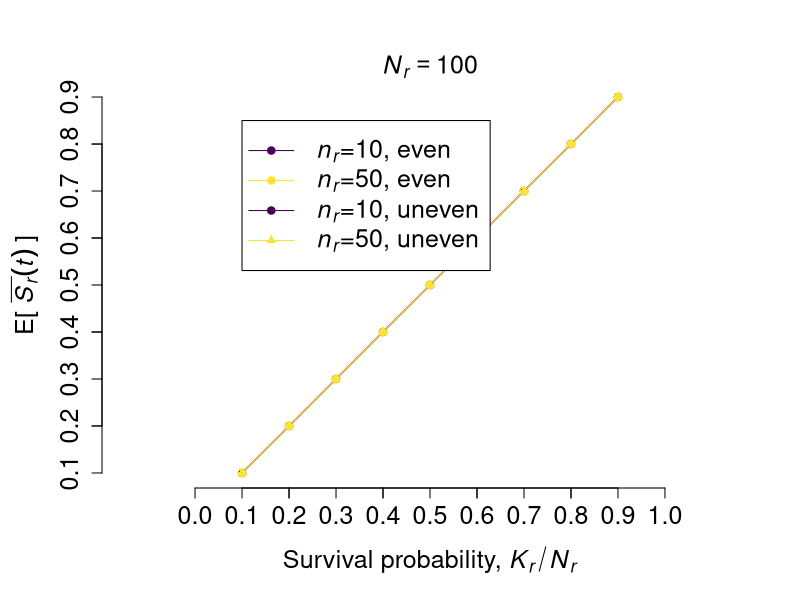
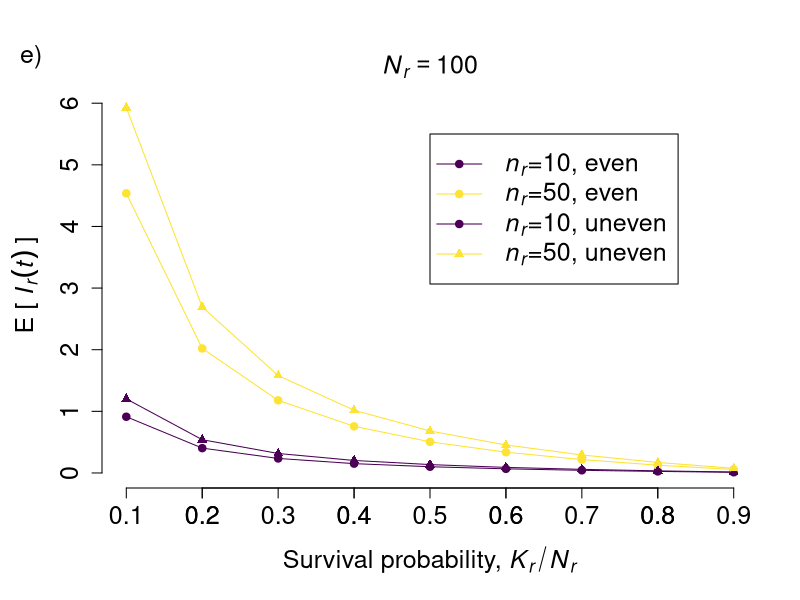
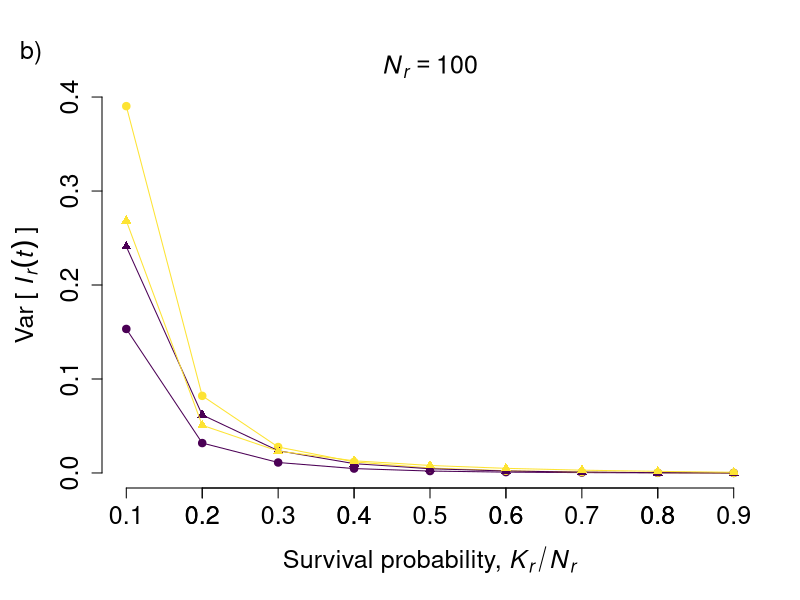
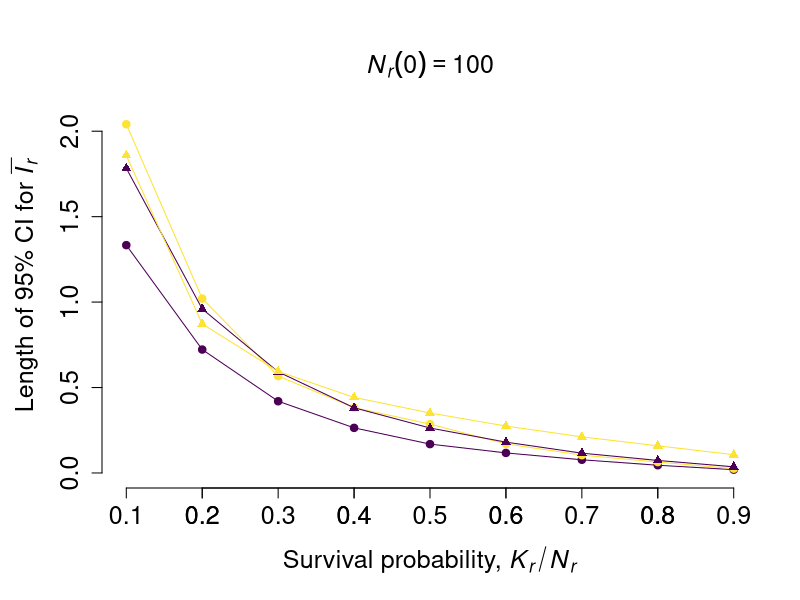

Recreate these plots in R, in order.

######################################################################################################
######################################################################################################
##
## TITLE
##
## Simulations described in Appendix S1 to explore properties of the variance in relative fitness
## among maternal lines sourced from region "r" (equation 3 in main text), under the null model
## for opportunity for selection, based on demographic stochasticity.  
##
## INTRODUCTION
##
## This script is part of a project on provenance selection and opportunity for selection in ex
## situ collections for plant conservation.
##
## The code below implements a simulation (described in detail in Appendix S1) that explores
## properties of the distribution of the variance in relative fitness among maternal lines sourced
## from region "r", a quantity described in equation 3 of the main text and hereafter referred to
## as "Irt". The simulation explores how, under the null model for opportunity for selection, the
## mean and variance of "Irt" are afected by survival probability, initial number of plants from
## region "r", the number of maternal lines and variation in the initial number of plants per
## maternal line.
##
## DATA FILES REQUIRED
##
## None
##
######################################################################################################
######################################################################################################

#create dataframe with values of survival probability ("overall.survival"), number of maternal lines
#from region "r" ("nr"), the initial number of plants from region "r" ("Nr") and whether the
#distribution of the initial number of plants from region "r" is evenly distributed across maternal
#lines or not ("even.Nri.0"). 
OS.par <- expand.grid(overall.survival = seq(0.1, 0.9, 0.1), nr = c(10, 50), even.Nri.0=c(T,F), Nr = c(100, 200, 400))

#create vectors to store simulated values of the mean survival rate of individual plants across
#maternal lines sourced from a given region "r", "Srt.hat", the mean and variance of "Irt" and th 95%
#confidence interval for "Irt".
mean.Srt.hat <- rep(NA, times=nrow(OS.par))
mean.Irt <- rep(NA, times=nrow(OS.par))
var.Irt <- rep(NA, times=nrow(OS.par))
length.95CI.Irt <- rep(NA, times=nrow(OS.par))

#define number of simulation iterations
k <- 10000 #iterations

#begin simulation
for(i in 1:nrow(OS.par)){
	Srt.hat <- rep(NA, times=k) #mean survival across maternal lines
	Irt <- rep(NA, times=k) #opportunity for selection
	for(j in 1:k){
		Nr <- OS.par$Nr[i]
		nr <- OS.par$nr[i]		
		overall.survival <- OS.par$overall.survival[i] #overall survival probability: range from 0.1 to 0.9 every 0.1
		Kr <-  Nr*overall.survival
		#Kr
		
		#distribution of plants among maternal lines
		if(OS.par$even.Nri.0[i] == T) Nri.0 <- rep(Nr/nr, times=nr)
		if(OS.par$even.Nri.0[i] == F) Nri.0 <- rep(c(0.75*Nr, 0.25*Nr)/(nr*0.5), each=c(nr*0.5))
		#Nri.0
		#sum(Nri.0)
		#Nr

		survival <- sample(rep(c(0,1), times=c(Nr-Kr,Kr)))
		#sum(survival)
		#Kr
		#length(survival)
		#Nr

		#maternal line index, lower bound
		mli.L <- c(1,(1+cumsum(Nri.0)[-nr]))
		#maternal line index, upper bound 
		mli.U <- cumsum(Nri.0)

		Nri.t <- rep(NA, times=nr)
		for(w in 1:nr){
			Nri.t[w] <- sum(survival[mli.L[w]:mli.U[w]])
		}
		#Nri.t
		#sum(Nri.t)
		#length(Nri.t)

		Srt.hat[j] <- mean(Nri.t/Nri.0) #mean survival across maternal lines
		Irt[j] <- var((Nri.t/Nri.0)/Srt.hat[j]) #opportunity for selection
	}
	mean.Srt.hat[i] <- mean(Srt.hat, na.rm=T)
	mean.Irt[i] <- mean(Irt, na.rm=T)
	var.Irt[i] <- var(Irt, na.rm=T)
	length.95CI.Irt[i] <- quantile(Irt, 0.975, na.rm=T) - quantile(Irt, 0.025, na.rm=T) 
}
#end simulation

#create vector with colors to plot results
nr.col <- hcl.colors(length(unique(OS.par$nr)), palette = "Viridis")
#nr.col <- nr.col[length(nr.col):1]
#hcl.pals()

#select a value for the initial number of plants from region "r" ("Nr"),
#the plots below will show the results for that value of "Nr"
Nr.to.plot <- 100 #select a value from unique(OS.par$Nr)

#plot results for the mean of "Srt.hat" (i.e., mean.Srt.hat)
#par(mar=c(5, 4, 4, 2) + 0.1) #default
par(mar=c(5.5, 5, 4, 2) + 0.1)
plot(OS.par$overall.survival[OS.par$Nr==Nr.to.plot], mean.Srt.hat[OS.par$Nr==Nr.to.plot], xlim=c(0.1,0.9), ylim=c(0.1,0.9),
	bty="n", type="n", asp=1,
	#xlab=expression(paste("Survival probability for plants from region ", italic(r), " (", italic(S[or]), ")", sep="")),
	xlab="",
	ylab=expression(paste("E[ ", italic(bar(S[r])(t)), " ]", sep="")),
	cex.lab=1.5, cex.axis=1.5)
for(i in 1:length(unique(OS.par$nr))){
	points(OS.par$overall.survival[OS.par$Nr==Nr.to.plot & OS.par$even.Nri.0==T & OS.par$nr==unique(OS.par$nr)[i]],
	mean.Srt.hat[OS.par$Nr==Nr.to.plot & OS.par$even.Nri.0==T & OS.par$nr==unique(OS.par$nr)[i]], col=nr.col[i], type="o", pch=19)
}
for(i in 1:length(unique(OS.par$nr))){
	points(OS.par$overall.survival[OS.par$Nr==Nr.to.plot & OS.par$even.Nri.0==F & OS.par$nr==unique(OS.par$nr)[i]],
	mean.Srt.hat[OS.par$Nr==Nr.to.plot & OS.par$even.Nri.0==F & OS.par$nr==unique(OS.par$nr)[i]], col=nr.col[i], type="o", pch=17)
}
axis(1, at=seq(0.1, 0.9, 0.1), cex.axis=1.5)
axis(2, at=seq(0.1, 0.9, 0.1), cex.axis=1.5)
mtext(side=3, bquote(italic(N[r]) == .(Nr.to.plot)), cex=1.5)
mtext(expression(paste("Survival probability, ", italic(K[r])/italic(N[r]), sep="")), side=1,
	line=3.5, cex=1.5)
legend(0.1, 0.85, col=nr.col, lty=1, pch=rep(c(19, 17), each=3),
	cex=1.5, pt.cex=1,
	c(expression(paste(italic(n[r]), "=10", ", even")),
	expression(paste(italic(n[r]), "=50", ", even")),
	expression(paste(italic(n[r]), "=10", ", uneven")),
	expression(paste(italic(n[r]), "=50", ", uneven"))))

#plot results for the mean of "Irt" (i.e., mean.Irt)
#par(mar=c(5, 4, 4, 2) + 0.1) #default
par(mar=c(5.5, 5, 4, 2) + 0.1)
plot(OS.par$overall.survival[OS.par$Nr==Nr.to.plot], mean.Irt[OS.par$Nr==Nr.to.plot], xlim=c(0.1,0.9), ylim=c(0,6.1),
	bty="n", type="n",
	#xlab=expression(paste("Survival probability for plants from region ", italic(r), " (", italic(S[or]), ")", sep="")),
	xlab="",
	ylab=expression(paste("E [ ", italic(I[r](t)), " ]", sep="")),
	cex.lab=1.5, cex.axis=1.5)
for(i in 1:length(unique(OS.par$nr))){
	points(OS.par$overall.survival[OS.par$Nr==Nr.to.plot & OS.par$even.Nri.0==T & OS.par$nr==unique(OS.par$nr)[i]],
	mean.Irt[OS.par$Nr==Nr.to.plot & OS.par$even.Nri.0==T & OS.par$nr==unique(OS.par$nr)[i]], col=nr.col[i], type="o", pch=19)
}
for(i in 1:length(unique(OS.par$nr))){
	points(OS.par$overall.survival[OS.par$Nr==Nr.to.plot & OS.par$even.Nri.0==F & OS.par$nr==unique(OS.par$nr)[i]],
	mean.Irt[OS.par$Nr==Nr.to.plot & OS.par$even.Nri.0==F & OS.par$nr==unique(OS.par$nr)[i]], col=nr.col[i], type="o", pch=17)
}
axis(1, at=seq(0.1, 0.9, 0.1), cex.axis=1.5)
mtext(side=3, bquote(italic(N[r]) == .(Nr.to.plot)), cex=1.5)
mtext(expression(paste("Survival probability, ", italic(K[r])/italic(N[r]), sep="")), side=1,
	line=3.5, cex=1.5)
#mtext(side=2, "a)", at=6.8, line=3, cex=1.5, las=2)
#mtext(side=2, "c)", at=6.8, line=3, cex=1.5, las=2)
mtext(side=2, "e)", at=6.8, line=3, cex=1.5, las=2)
legend(0.5, 5.5, col=nr.col, lty=1, pch=rep(c(19, 17), each=3),
	cex=1.5, pt.cex=1,
	c(expression(paste(italic(n[r]), "=10", ", even")),
	expression(paste(italic(n[r]), "=50", ", even")),
	expression(paste(italic(n[r]), "=10", ", uneven")),
	expression(paste(italic(n[r]), "=50", ", uneven"))))

#plot results for the variance of "Irt" (i.e., var.Irt)
#par(mar=c(5, 4, 4, 2) + 0.1) #default
par(mar=c(5.5, 5, 4, 2) + 0.1)
plot(OS.par$overall.survival[OS.par$Nr==Nr.to.plot], var.Irt[OS.par$Nr==Nr.to.plot], xlim=c(0.1,0.9), ylim=c(0,0.4),
	bty="n", type="n",
	#xlab=expression(paste("Survival probability for plants from region ", italic(r), " (", italic(S[or]), ")", sep="")),
	xlab="",
	ylab=expression(paste("Var [ ", italic(I[r](t)), " ]", sep="")),
	cex.lab=1.5, cex.axis=1.5)
for(i in 1:length(unique(OS.par$nr))){
	points(OS.par$overall.survival[OS.par$Nr==Nr.to.plot & OS.par$even.Nri.0==T & OS.par$nr==unique(OS.par$nr)[i]],
	var.Irt[OS.par$Nr==Nr.to.plot & OS.par$even.Nri.0==T & OS.par$nr==unique(OS.par$nr)[i]], col=nr.col[i], type="o", pch=19)
}
for(i in 1:length(unique(OS.par$nr))){
	points(OS.par$overall.survival[OS.par$Nr==Nr.to.plot & OS.par$even.Nri.0==F & OS.par$nr==unique(OS.par$nr)[i]],
	var.Irt[OS.par$Nr==Nr.to.plot & OS.par$even.Nri.0==F & OS.par$nr==unique(OS.par$nr)[i]], col=nr.col[i], type="o", pch=17)
}
axis(1, at=seq(0.1, 0.9, 0.1), cex.axis=1.5)
mtext(side=3, bquote(italic(N[r]) == .(Nr.to.plot)), cex=1.5)
mtext(expression(paste("Survival probability, ", italic(K[r])/italic(N[r]), sep="")), side=1,
	line=3.5, cex=1.5)
mtext(side=2, "b)", at=0.45, line=3, cex=1.5, las=2)
#mtext(side=2, "d)", at=0.45, line=3, cex=1.5, las=2)
#mtext(side=2, "f)", at=0.45, line=3, cex=1.5, las=2)
legend(0.5, 5.5, col=nr.col, lty=1, pch=rep(c(19, 17), each=3),
	cex=1.5, pt.cex=1,
	c(expression(paste(italic(n[r]), "=10", ", even")),
	expression(paste(italic(n[r]), "=50", ", even")),
	expression(paste(italic(n[r]), "=20", ", uneven")),
	expression(paste(italic(n[r]), "=50", ", uneven"))))

#plot results for the lenght of the 95% CI for "Irt" (i.e., length.95CI.Irt)
#par(mar=c(5, 4, 4, 2) + 0.1) #default
par(mar=c(5.5, 5, 4, 2) + 0.1)
plot(OS.par$overall.survival[OS.par$Nr==Nr.to.plot], length.95CI.Irt[OS.par$Nr==Nr.to.plot], xlim=c(0.1,0.9), ylim=c(0,2.2),
	bty="n", type="n",
	#xlab=expression(paste("Survival probability for plants from region ", italic(r), " (", italic(S[or]), ")", sep="")),
	xlab="",
	ylab=expression(paste("Length of 95% CI for ", italic(bar(I[r])), sep="")),
	cex.lab=1.5, cex.axis=1.5)
for(i in 1:length(unique(OS.par$nr))){
	points(OS.par$overall.survival[OS.par$Nr==Nr.to.plot & OS.par$even.Nri.0==T & OS.par$nr==unique(OS.par$nr)[i]],
	length.95CI.Irt[OS.par$Nr==Nr.to.plot & OS.par$even.Nri.0==T & OS.par$nr==unique(OS.par$nr)[i]], col=nr.col[i], type="o", pch=19)
}
for(i in 1:length(unique(OS.par$nr))){
	points(OS.par$overall.survival[OS.par$Nr==Nr.to.plot & OS.par$even.Nri.0==F & OS.par$nr==unique(OS.par$nr)[i]],
	length.95CI.Irt[OS.par$Nr==Nr.to.plot & OS.par$even.Nri.0==F & OS.par$nr==unique(OS.par$nr)[i]], col=nr.col[i], type="o", pch=17)
}
axis(1, at=seq(0.1, 0.9, 0.1), cex.axis=1.5)
mtext(side=3, bquote(italic(N[r](0)) == .(Nr.to.plot)), cex=1.5)
mtext(expression(paste("Survival probability, ", italic(K[r])/italic(N[r]), sep="")), side=1,
	line=3.5, cex=1.5)
legend(0.5, 5.5, col=nr.col, lty=1, pch=rep(c(19, 17), each=3),
	cex=1.5, pt.cex=1,
	c(expression(paste(italic(n[r]), "=10", ", even")),
	expression(paste(italic(n[r]), "=20", ", even")),
	expression(paste(italic(n[r]), "=10", ", uneven")),
	expression(paste(italic(n[r]), "=50", ", uneven"))))





